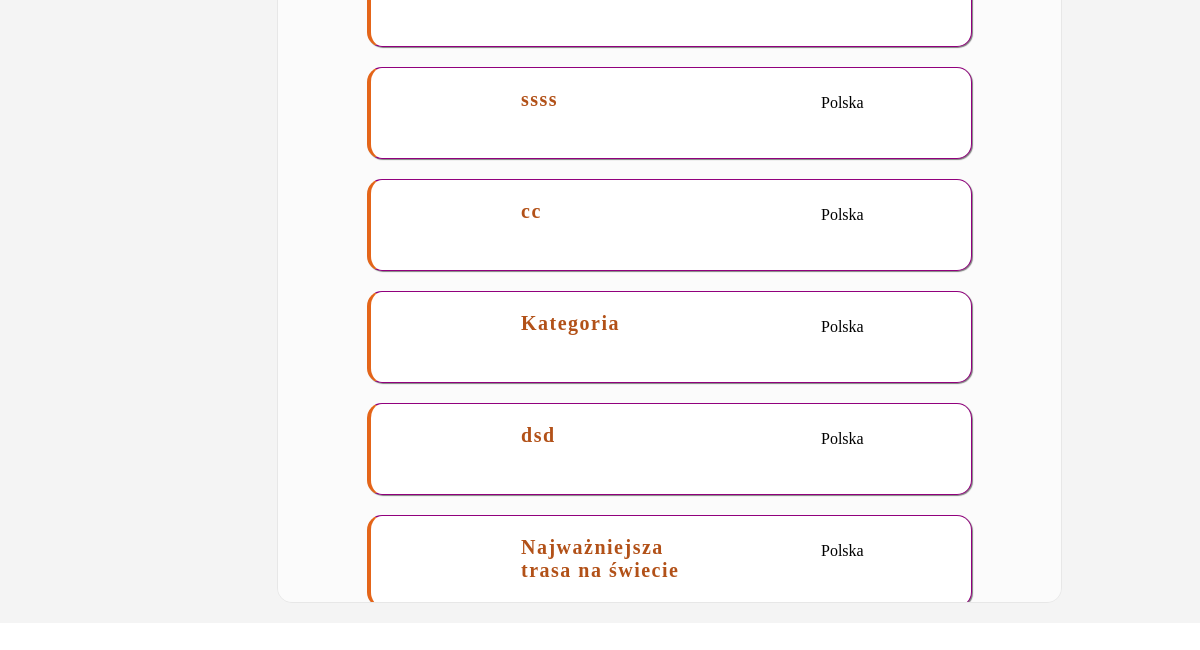
/yours_trails/ (signed in, lower part), run on an earlier commit of the app's database.
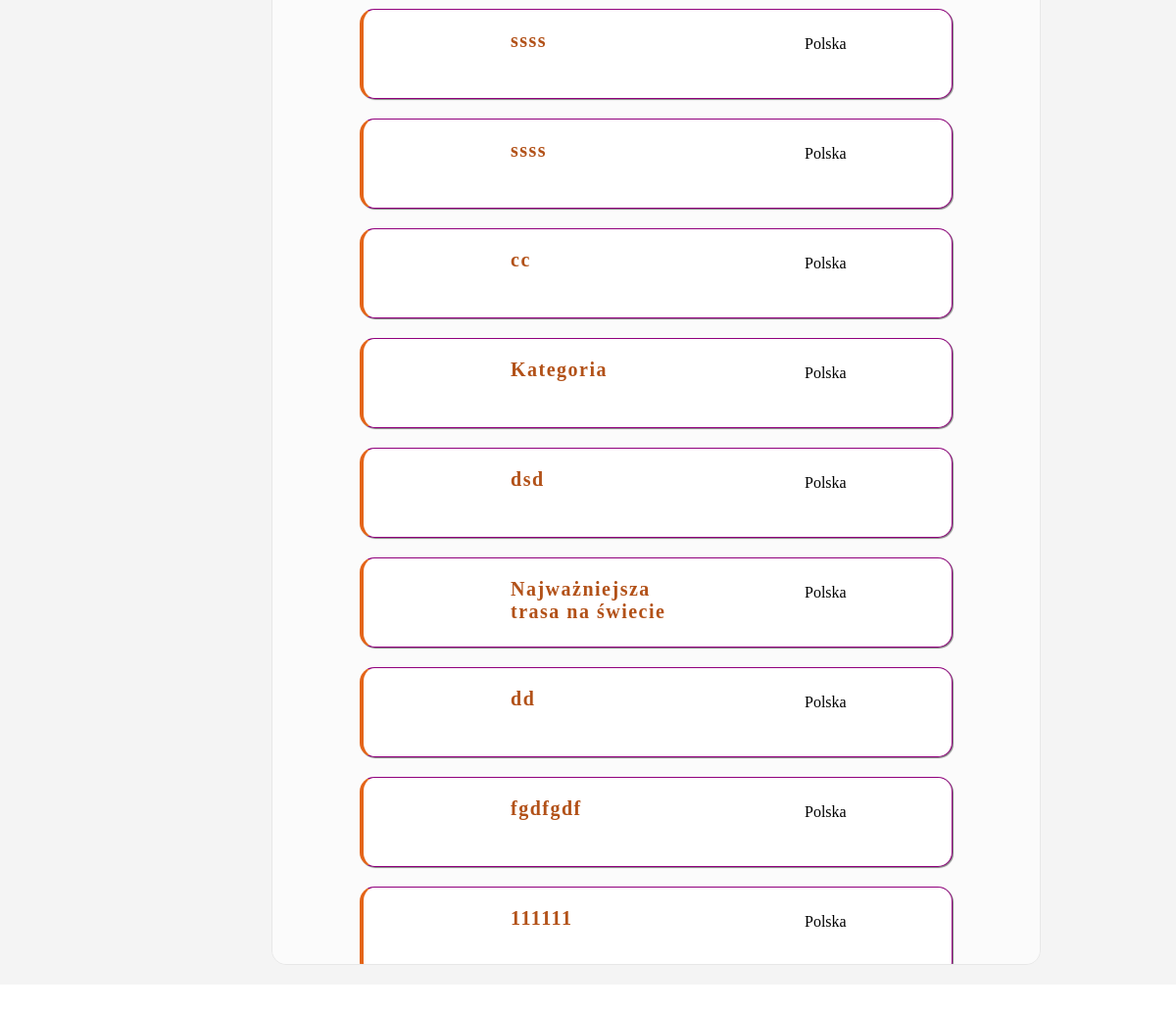
And on a later commit of the database.
### user_trails/models.py (models this page shows, shortened)
class UserTrail(models.Model):
    user = models.ForeignKey(User, on_delete=models.CASCADE)
    name = models.CharField(max_length=30)
    descriptions = models.TextField()

### user_trails/views.py (the view)
# urls.py: path('yours_trails/', UserTrailsListView.as_view(), name='yours_trails'),
class UserTrailsListView(ListView):
    template_name = 'trails/user_trails/user_trails.html'
    model = UserTrail
    def get_context_data(self, **kwargs):
        context = super().get_context_data(**kwargs)
        context['user_trails'] = UserTrail.objects.filter(user=self.request.user)
        context['user_trails_point'] = UserPoint.objects.all()
        return context

### user_trails/templates/trails/user_trails/user_trails.html (shortened to what this page needs)
{% extends 'base_trail.html' %}
{% block content %}
        <div class="trails">
            <div class="wrap">
            <div class="list-trail">
                {% for item in user_trails %}
                    <div class="trail">
                        <div class="image">
                        </div>
                        <div class="name">
                            <p>{{item.name}}</p>
                        </div>
                        <div class="region">
                            <p>Polska</p>
                        </div>
                    </div>
                {% endfor %}
                </div>
            </div>
            </div>
{% endblock %}

What changed in the data, as far as the page shows it:
now on this page (row unchanged): UserTrail: name "ssss"
added UserTrail: name "dd"
added UserTrail: name "fgdfgdf"
added UserTrail: name "111111"
